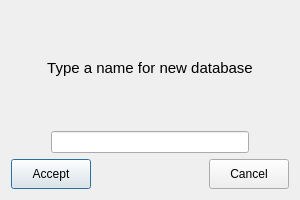
<?xml version="1.0" encoding="UTF-8"?>
<ui version="4.0">
 <class>NewDB</class>
 <widget class="QDialog" name="NewDB">
  <property name="geometry">
   <rect>
    <x>0</x>
    <y>0</y>
    <width>300</width>
    <height>200</height>
   </rect>
  </property>
  <property name="sizePolicy">
   <sizepolicy hsizetype="Fixed" vsizetype="Fixed">
    <horstretch>0</horstretch>
    <verstretch>0</verstretch>
   </sizepolicy>
  </property>
  <property name="maximumSize">
   <size>
    <width>300</width>
    <height>300</height>
   </size>
  </property>
  <property name="windowTitle">
   <string>Dialog</string>
  </property>
  <layout class="QVBoxLayout" name="verticalLayout">
   <item>
    <widget class="QLabel" name="label">
     <property name="font">
      <font>
       <pointsize>11</pointsize>
      </font>
     </property>
     <property name="text">
      <string>Type a name for new database</string>
     </property>
     <property name="alignment">
      <set>Qt::AlignCenter</set>
     </property>
    </widget>
   </item>
   <item>
    <layout class="QHBoxLayout" name="horizontalLayout_2">
     <item>
      <spacer name="horizontalSpacer">
       <property name="orientation">
        <enum>Qt::Horizontal</enum>
       </property>
       <property name="sizeType">
        <enum>QSizePolicy::Minimum</enum>
       </property>
       <property name="sizeHint" stdset="0">
        <size>
         <width>40</width>
         <height>20</height>
        </size>
       </property>
      </spacer>
     </item>
     <item>
      <widget class="QLineEdit" name="newDBLineEdit">
       <property name="sizePolicy">
        <sizepolicy hsizetype="Expanding" vsizetype="Fixed">
         <horstretch>0</horstretch>
         <verstretch>0</verstretch>
        </sizepolicy>
       </property>
      </widget>
     </item>
     <item>
      <spacer name="horizontalSpacer_2">
       <property name="orientation">
        <enum>Qt::Horizontal</enum>
       </property>
       <property name="sizeType">
        <enum>QSizePolicy::Minimum</enum>
       </property>
       <property name="sizeHint" stdset="0">
        <size>
         <width>40</width>
         <height>20</height>
        </size>
       </property>
      </spacer>
     </item>
    </layout>
   </item>
   <item>
    <layout class="QHBoxLayout" name="horizontalLayout">
     <item>
      <widget class="QPushButton" name="acceptButton">
       <property name="minimumSize">
        <size>
         <width>0</width>
         <height>30</height>
        </size>
       </property>
       <property name="text">
        <string>Accept</string>
       </property>
      </widget>
     </item>
     <item>
      <spacer name="horizontalSpacer_3">
       <property name="orientation">
        <enum>Qt::Horizontal</enum>
       </property>
       <property name="sizeHint" stdset="0">
        <size>
         <width>40</width>
         <height>20</height>
        </size>
       </property>
      </spacer>
     </item>
     <item>
      <widget class="QPushButton" name="cancelButton">
       <property name="minimumSize">
        <size>
         <width>0</width>
         <height>30</height>
        </size>
       </property>
       <property name="text">
        <string>Cancel</string>
       </property>
      </widget>
     </item>
    </layout>
   </item>
  </layout>
 </widget>
 <resources/>
 <connections/>
</ui>
